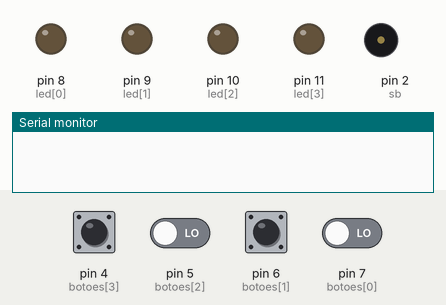
This sketch was run on a simulated Arduino Uno, built with avr-gcc and run on an emulated ATmega328P. Parts: output pins drawn as LEDs (lit = HIGH), buzzer (waves = sounding), the last lines printed to the serial monitor. Dashed ring = blinking. The test bench sets the inputs (shaded band); at power-on: pin 4 (botoes[3]), pin 6 (botoes[1]) HIGH, pin 5 (botoes[2]), pin 7 (botoes[0]) LOW. Random numbers use the default seed unless the sketch sets one.

Above: at 2.9 s.
3.0 s: pin 5 (botoes[2]) driven HIGH and pin 7 (botoes[0]) driven HIGH
10.4 s: pin 5 (botoes[2]) driven LOW
At 14.3 s:
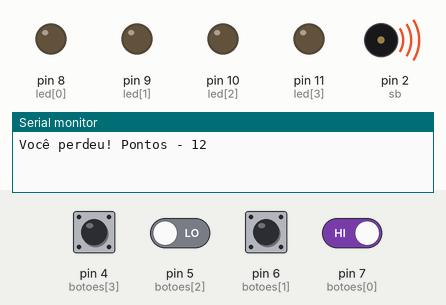
16.2 s: pin 5 (botoes[2]) driven HIGH
19.7 s: pin 7 (botoes[0]) driven LOW
At 24.92 s:
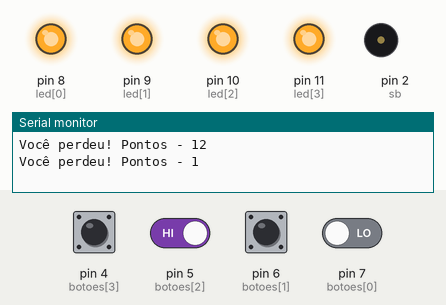
26.1 s: pin 7 (botoes[0]) driven HIGH
At 30.6 s:
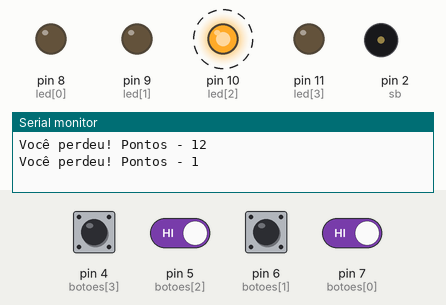
Timing chart, 0 to 33.4 s (numbered marks = the images above; inputs shaded):
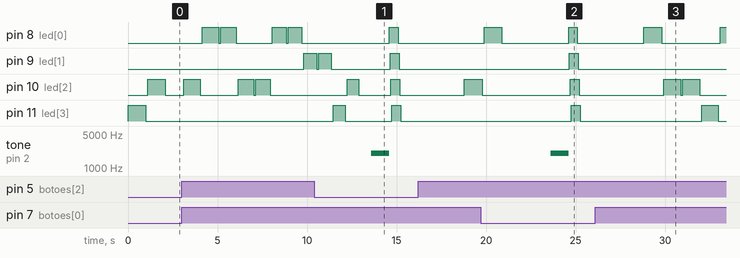

The sketch:

Whack-a-Mole-v1.ino
```cpp
/*Whack-a-Mole-v1

   O jogo é consistido por 4 LEDs e 4 botões. Um dos LEDs é aceso de maneira randômica, e o botão correspondente à este LED deve ser apertado em um determinado período de tempo, ou o jogo é perdido.
   A velocidade em que os LEDs ficam acesos e o tempo para apertar o botão diminuiem gradualmente, o tempo para apertar o botão em função de um incremento de contador que aumenta entre as rodadas, e
   o tempo de exibição do LED segundo um decremento de 30 ms.
   Para ganhar o jogo, é necessário fazer 20 pontos, e a pontuação final do jogo pode ser vista no monitor Serial, tanto em caso de vitória como de derrota, sons também são aplicados em caso de vitória e derrota.

   Letícia Pegoraro Garcez 2020
*/


int botoes[4] = {7, 6, 5, 4}; //Pinos onde estão ligados os botões
int led[4] = {8, 9, 10, 11}; //pinos onde estão ligados os LEDS
int sb = 2; //soundBuzzer
int c;//Variável contador
float contador_tempo;//tempo para a pessoa acertar o LED que foi aceso
int tempo_maximo = 300; //Parâmetro de tempo máximo
int espera_led = 1000;//Tempo de espera do LED aceso
int escolha;//Escolhe o LED a ser aceso
int pontos;
float incremento = 0.5;//Aumento gradual da tempo_maximo


void reinicia_jogo(void);

void setup() {
  for (c = 0; c < 4; c++) {
    pinMode(led[c], OUTPUT);
    pinMode(botoes[c], INPUT);
  }
  pinMode(sb, OUTPUT);

  Serial.begin(9600);
}


void loop() {
  contador_tempo = 0.0;
  incremento += 0.3;
  noTone(sb);
  randomSeed(millis());
  escolha = random(4);
  digitalWrite(led[escolha], HIGH);
  delay(espera_led);
  digitalWrite(led[escolha], LOW);
  do {
    contador_tempo += incremento;
    delay(10);
    //Serial.print(contador_tempo);//debug
    //Serial.println(incremento);//debug
  } while (contador_tempo < tempo_maximo && !digitalRead(botoes[escolha]));

  if (pontos == 20) { //vitória
    Serial.print("GANHOU! Pontos - ");
    Serial.println(pontos);
    tone(sb, 1047);
    delay(400);
    tone(sb, 1175);
    delay(600);
    tone(sb, 1319);
    delay(800);
    noTone(sb);
    reinicia_jogo();
  }

  if (contador_tempo < tempo_maximo) { //continua o jogo
    pontos++;
    espera_led -= 30;
    delay(100);
  }
  else {
    Serial.print("Você perdeu! Pontos - ");
    Serial.println(pontos);
    tone(sb, 2029);
    delay(1000);
    noTone(sb);
    reinicia_jogo();
  }
}


void reinicia_jogo(void) {
  for (c = 0; c < 4; c++) {
    digitalWrite(led[c], HIGH);
    Serial.println();
    delay(50);
  }

  delay(300);

  for (c = 0; c < 4; c++) {
    digitalWrite(led[c], LOW);
    Serial.println();
    delay(50);
  }

  delay(3500);
  pontos = 0;
  incremento = 0.5;
  espera_led = 1000;
}
```

Measured:
- after the input at 10.4 s, tone on pin 2 (sb): silent → 2029 Hz after 3.2 s, → silent 1.0 s later
- after the input at 19.7 s, tone on pin 2 (sb): silent → 2029 Hz after 3.9 s, → silent 1.0 s later
- after the input at 26.1 s, pin 10 (led[2]): alternates HIGH for 0.96 s and LOW for 0.11 s, starting after 3.8 s; pin 11 (led[3]): LOW → HIGH after 5.9 s, → LOW 0.91 s later
